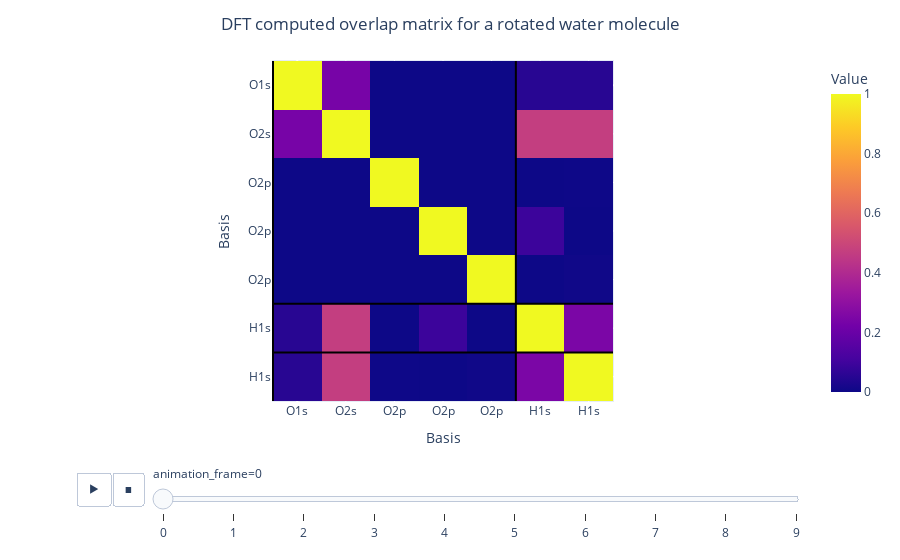

The notebook cell this image was saved under:
### Code cell
fig = px.imshow(
    overlap_matrices[:, 1, ...], animation_frame=0, labels=dict(x="Basis", y="Basis", color="Value"),
    range_color=[0, 1],
)
add_bounds_to_figure(fig)
fig.update_layout(title_text='DFT computed overlap matrix for a rotated water molecule', title_x=0.5)
fig.show()

### Figure 1 — Plotly figure (JSON) as saved in the notebook; plotly's stock layout.template omitted (floating-point values rounded to 4 significant figures)
{"data": [{"coloraxis": "coloraxis", "hovertemplate": "Basis: %{x}<br>Basis: %{y}<br>Value: %{z}<extra></extra>", "name": "0", "type": "heatmap", "xaxis": "x", "yaxis": "y", "z": [[1.0, 0.2367, -1.566e-06, -1.181e-06, -4.578e-07, 0.05254, 0.05254], [0.2367, 1.0, -3.393e-07, -3.826e-07, -5.204e-07, 0.4674, 0.4674], [6.116e-08, 1.15e-07, 1.0, 2.387e-07, 2.466e-07, -0.3781, 0.002708], [-1.595e-09, 1.981e-08, -7.372e-08, 1.0, 3.086e-07, 0.0913, -0.3894], [-1.885e-08, 2.632e-08, 1.772e-08, 2.271e-08, 1.0, -0.02021, 0.005835], [0.05254, 0.4674, -0.3781, 0.0913, -0.02021, 1.0, 0.2472], [0.05254, 0.4674, 0.002708, -0.3894, 0.005834, 0.2472, 1.0]]}], "layout": {"coloraxis": {"cmax": 1, "cmin": 0, "colorbar": {"title": {"text": "Value"}}, "colorscale": [[0, "#0d0887"], [0.1111, "#46039f"], [0.2222, "#7201a8"], [0.3333, "#9c179e"], [0.4444, "#bd3786"], [0.5556, "#d8576b"], [0.6667, "#ed7953"], [0.7778, "#fb9f3a"], [0.8889, "#fdca26"], [1, "#f0f921"]]}, "margin": {"t": 60}, "shapes": [{"line": {"color": "black", "width": 2}, "type": "line", "x0": -0.5, "x1": 6.5, "y0": 4.5, "y1": 4.5}, {"line": {"color": "black", "width": 2}, "type": "line", "x0": -0.5, "x1": 6.5, "y0": 5.5, "y1": 5.5}, {"line": {"color": "black", "width": 2}, "type": "line", "x0": -0.5, "x1": -0.5, "y0": -0.5, "y1": 6.5}, {"line": {"color": "black", "width": 2}, "type": "line", "x0": 4.5, "x1": 4.5, "y0": -0.5, "y1": 6.5}], "sliders": [{"active": 0, "currentvalue": {"prefix": "animation_frame="}, "len": 0.9, "pad": {"b": 10, "t": 60}, "steps": [{"args": [["0"], {"frame": {"duration": 0, "redraw": true}, "fromcurrent": true, "mode": "immediate", "transition": {"duration": 0, "easing": "linear"}}], "label": "0", "method": "animate"}, {"args": [["1"], {"frame": {"duration": 0, "redraw": true}, "fromcurrent": true, "mode": "immediate", "transition": {"duration": 0, "easing": "linear"}}], "label": "1", "method": "animate"}, {"args": [["2"], {"frame": {"duration": 0, "redraw": true}, "fromcurrent": true, "mode": "immediate", "transition": {"duration": 0, "easing": "linear"}}], "label": "2", "method": "animate"}, {"args": [["3"], {"frame": {"duration": 0, "redraw": true}, "fromcurrent": true, "mode": "immediate", "transition": {"duration": 0, "easing": "linear"}}], "label": "3", "method": "animate"}, {"args": [["4"], {"frame": {"duration": 0, "redraw": true}, "fromcurrent": true, "mode": "immediate", "transition": {"duration": 0, "easing": "linear"}}], "label": "4", "method": "animate"}, {"args": [["5"], {"frame": {"duration": 0, "redraw": true}, "fromcurrent": true, "mode": "immediate", "transition": {"duration": 0, "easing": "linear"}}], "label": "5", "method": "animate"}, {"args": [["6"], {"frame": {"duration": 0, "redraw": true}, "fromcurrent": true, "mode": "immediate", "transition": {"duration": 0, "easing": "linear"}}], "label": "6", "method": "animate"}, {"args": [["7"], {"frame": {"duration": 0, "redraw": true}, "fromcurrent": true, "mode": "immediate", "transition": {"duration": 0, "easing": "linear"}}], "label": "7", "method": "animate"}, {"args": [["8"], {"frame": {"duration": 0, "redraw": true}, "fromcurrent": true, "mode": "immediate", "transition": {"duration": 0, "easing": "linear"}}], "label": "8", "method": "animate"}, {"args": [["9"], {"frame": {"duration": 0, "redraw": true}, "fromcurrent": true, "mode": "immediate", "transition": {"duration": 0, "easing": "linear"}}], "label": "9", "method": "animate"}], "x": 0.1, "xanchor": "left", "y": 0, "yanchor": "top"}], "title": {"text": "DFT computed overlap matrix for a rotated water molecule", "x": 0.5}, "updatemenus": [{"buttons": [{"args": [null, {"frame": {"duration": 500, "redraw": true}, "fromcurrent": true, "mode": "immediate", "transition": {"duration": 500, "easing": "linear"}}], "label": "&#9654;", "method": "animate"}, {"args": [[null], {"frame": {"duration": 0, "redraw": true}, "fromcurrent": true, "mode": "immediate", "transition": {"duration": 0, "easing": "linear"}}], "label": "&#9724;", "method": "animate"}], "direction": "left", "pad": {"r": 10, "t": 70}, "showactive": false, "type": "buttons", "x": 0.1, "xanchor": "right", "y": 0, "yanchor": "top"}], "xaxis": {"anchor": "y", "constrain": "domain", "domain": [0, 1], "scaleanchor": "y", "ticktext": ["O1s", "O2s", "O2p", "O2p", "O2p", "H1s", "H1s"], "tickvals": [0, 1, 2, 3, 4, 5, 6, 7, 8, 9, 10], "title": {"text": "Basis"}}, "yaxis": {"anchor": "x", "autorange": "reversed", "constrain": "domain", "domain": [0, 1], "ticktext": ["O1s", "O2s", "O2p", "O2p", "O2p", "H1s", "H1s"], "tickvals": [0, 1, 2, 3, 4, 5, 6, 7, 8, 9, 10], "title": {"text": "Basis"}}}}
